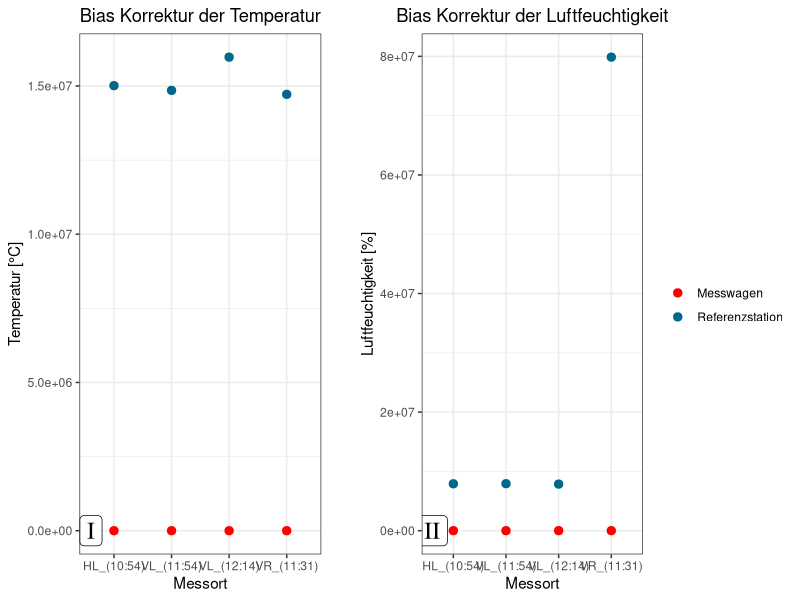
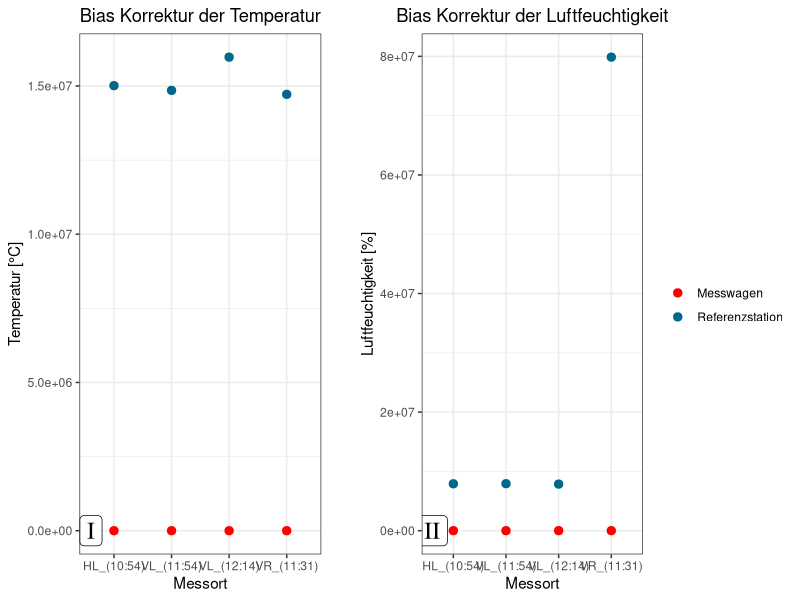

R code for these plots, in order:
## ---- chunk 1
#Package
library(ggplot2)

#File
data <- readr::read_csv2("../data/Bias_CSV.csv")
## ---- chunk 2
# Messwagen

eWt <- 0.1
eWlfk <- 1.5

#Bernometer

eSt <- 0.2
eSlfk <- 1.8
## ---- chunk 3
colors <- c("Messwagen" = "red", "Referenzstation" = "deepskyblue4")
## ---- chunk 4
#Open jpeg
jpeg("../Images/Bias_Correction/Bias_corr.jpeg", height = 486, width = 1200, res = 108)

#Creating temperature plot
p1 <- ggplot(data, aes(x = Messort)) + #x-Axis
  geom_errorbar(aes(ymin = T_Messwagen - eWt, ymax = T_Messwagen + eWt), width = 0.1) + #Errorbar Messwagen
  geom_errorbar(aes(ymin = T_Messstation - eSt, ymax = T_Messstation + eSt), width = 0.1) + #Errorbar Messstation
  geom_point(aes(y = T_Messstation, color = "Referenzstation"), size = 2.5) + #Points Messstation
  geom_point(aes(y = T_Messwagen, color = "Messwagen"), size = 2.5) + #Points Messwagen
  labs(y = "Temperatur [°C]", x = "Messort", color = "") + #Axis label & Legend
  ggtitle("Bias Korrektur der Temperatur") + #Title
  scale_color_manual(values = colors) + #Legend element color
  annotate(geom = "label", x = 0.6, y = 1.79, label = "I", family = "serif", size = 6) + #Plot number
  theme_bw() + #Plot aesthetic
  theme(legend.position = "none") + #Only one legend needed, so hide this
  theme(plot.margin = margin(0.2, 2, 0.2, 0.2, "cm")) + #Set Plot margins
  theme(plot.title = element_text(hjust = 0.5)) #Center title

#Creating relative air humidity plot
p2 <- ggplot(data, aes(x = Messort)) + #x-Axis
  geom_errorbar(aes(ymin = LF_Messwagen - eWlfk, ymax = LF_Messwagen + eWlfk), width = 0.1) + #Errorbar Messwagen
  geom_errorbar(aes(ymin = LF_Messstation - eSlfk, ymax = LF_Messstation + eSlfk), width = 0.1) + #Errorbar Messstation
  geom_point(aes(y = LF_Messstation, color = "Referenzstation"), size = 2.5) + #Points Messstation
  geom_point(aes(y = LF_Messwagen, color = "Messwagen"), size = 2.5) + #Points Messwagen
  labs(y = "Luftfeuchtigkeit [%]", x = "Messort", color = "") + #Axis label & Legend
  ggtitle("Bias Korrektur der Luftfeuchtigkeit") + #Title
  scale_color_manual(values = colors) + #Legend element color
  annotate(geom = "label", x = 0.6, y = 81.5, label = "II", family = "serif", size = 6) + #Plot number
  theme_bw() + #Plot aesthetic
  theme(plot.margin = margin(0.2, 0.2, 0.2, -1, "cm")) + #Set Plot margins
  theme(plot.title = element_text(hjust = 0.5)) #Center title

#Combine plots
cowplot::plot_grid(p1, p2)

#Close and safe jpeg
dev.off()
## ---- chunk 5
cowplot::plot_grid(p1,p2)
